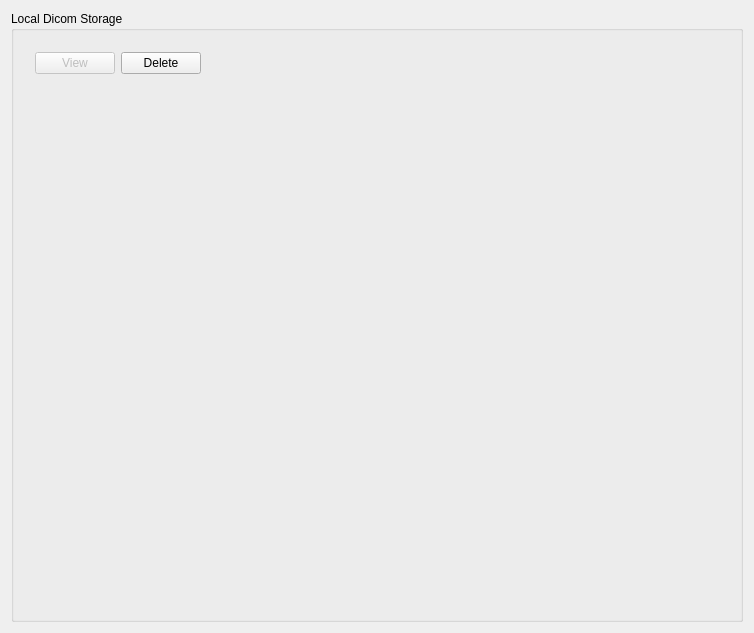
<?xml version="1.0" encoding="UTF-8"?>
<ui version="4.0">
 <class>QmitkDicomLocalStorageWidgetControls</class>
 <widget class="QWidget" name="QmitkDicomLocalStorageWidgetControls">
  <property name="geometry">
   <rect>
    <x>0</x>
    <y>0</y>
    <width>754</width>
    <height>633</height>
   </rect>
  </property>
  <property name="windowTitle">
   <string>Form</string>
  </property>
  <layout class="QVBoxLayout" name="verticalLayout">
   <item>
    <widget class="QGroupBox" name="localFilesGroupBox">
     <property name="title">
      <string>Local Dicom Storage</string>
     </property>
     <layout class="QVBoxLayout" name="verticalLayout_11">
      <property name="leftMargin">
       <number>12</number>
      </property>
      <property name="topMargin">
       <number>12</number>
      </property>
      <property name="rightMargin">
       <number>12</number>
      </property>
      <property name="bottomMargin">
       <number>12</number>
      </property>
      <item>
       <widget class="QFrame" name="frame">
        <property name="sizePolicy">
         <sizepolicy hsizetype="Preferred" vsizetype="Fixed">
          <horstretch>0</horstretch>
          <verstretch>0</verstretch>
         </sizepolicy>
        </property>
        <property name="frameShape">
         <enum>QFrame::NoFrame</enum>
        </property>
        <property name="frameShadow">
         <enum>QFrame::Sunken</enum>
        </property>
        <layout class="QHBoxLayout" name="horizontalLayout_5">
         <item>
          <widget class="QPushButton" name="viewInternalDataButton">
           <property name="enabled">
            <bool>false</bool>
           </property>
           <property name="text">
            <string>View</string>
           </property>
           <property name="icon">
            <iconset>
             <normaloff>:/org.mitk.gui.qt.dicom/viewIcon.png</normaloff>:/org.mitk.gui.qt.dicom/viewIcon.png</iconset>
           </property>
           <property name="iconSize">
            <size>
             <width>16</width>
             <height>20</height>
            </size>
           </property>
          </widget>
         </item>
         <item>
          <widget class="QPushButton" name="deleteButton">
           <property name="enabled">
            <bool>true</bool>
           </property>
           <property name="text">
            <string>Delete</string>
           </property>
           <property name="icon">
            <iconset>
             <normaloff>:/org.mitk.gui.qt.datamanager/Remove_48.png</normaloff>:/org.mitk.gui.qt.datamanager/Remove_48.png</iconset>
           </property>
          </widget>
         </item>
         <item>
          <spacer name="horizontalSpacer">
           <property name="orientation">
            <enum>Qt::Horizontal</enum>
           </property>
           <property name="sizeHint" stdset="0">
            <size>
             <width>40</width>
             <height>20</height>
            </size>
           </property>
          </spacer>
         </item>
        </layout>
       </widget>
      </item>
      <item>
       <layout class="QHBoxLayout" name="QueryLayout" stretch="0">
        <property name="spacing">
         <number>0</number>
        </property>
        <property name="sizeConstraint">
         <enum>QLayout::SetNoConstraint</enum>
        </property>
        <property name="leftMargin">
         <number>0</number>
        </property>
        <property name="rightMargin">
         <number>0</number>
        </property>
        <item>
         <widget class="ctkDICOMTableManager" name="ctkDicomBrowser" native="true"/>
        </item>
       </layout>
      </item>
     </layout>
    </widget>
   </item>
  </layout>
 </widget>
 <customwidgets>
  <customwidget>
   <class>ctkDICOMTableManager</class>
   <extends>QWidget</extends>
   <header>ctkDICOMTableManager.h</header>
   <container>1</container>
  </customwidget>
 </customwidgets>
 <resources>
  <include location="resources/dicom.qrc"/>
 </resources>
 <connections/>
</ui>
